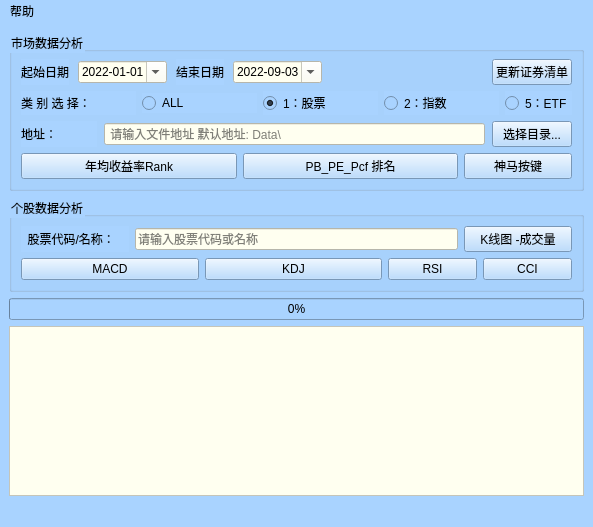
<?xml version="1.0" encoding="UTF-8"?>
<ui version="4.0">
 <class>MainWindow</class>
 <widget class="QMainWindow" name="MainWindow">
  <property name="geometry">
   <rect>
    <x>0</x>
    <y>0</y>
    <width>593</width>
    <height>527</height>
   </rect>
  </property>
  <property name="sizePolicy">
   <sizepolicy hsizetype="Fixed" vsizetype="Fixed">
    <horstretch>0</horstretch>
    <verstretch>0</verstretch>
   </sizepolicy>
  </property>
  <property name="windowTitle">
   <string>VV-技术数据分析</string>
  </property>
  <property name="windowIcon">
   <iconset>
    <normaloff>stc_logo.gif</normaloff>stc_logo.gif</iconset>
  </property>
  <property name="windowOpacity">
   <double>1.000000000000000</double>
  </property>
  <property name="styleSheet">
   <string notr="true">background-color: rgb(169, 211, 255);</string>
  </property>
  <property name="iconSize">
   <size>
    <width>36</width>
    <height>10</height>
   </size>
  </property>
  <widget class="QWidget" name="centralwidget">
   <layout class="QVBoxLayout" name="verticalLayout_2">
    <item>
     <widget class="QGroupBox" name="groupBox">
      <property name="title">
       <string>市场数据分析</string>
      </property>
      <layout class="QVBoxLayout" name="verticalLayout">
       <property name="topMargin">
        <number>7</number>
       </property>
       <item>
        <layout class="QHBoxLayout" name="horizontalLayout_2" stretch="0,0,0,0,8,1">
         <property name="spacing">
          <number>9</number>
         </property>
         <property name="sizeConstraint">
          <enum>QLayout::SetDefaultConstraint</enum>
         </property>
         <item>
          <widget class="QLabel" name="label_2">
           <property name="text">
            <string>起始日期</string>
           </property>
          </widget>
         </item>
         <item>
          <widget class="QDateEdit" name="start_date">
           <property name="acceptDrops">
            <bool>true</bool>
           </property>
           <property name="styleSheet">
            <string notr="true">background-color: rgb(255, 255, 240);</string>
           </property>
           <property name="dateTime">
            <datetime>
             <hour>0</hour>
             <minute>0</minute>
             <second>0</second>
             <year>2022</year>
             <month>1</month>
             <day>1</day>
            </datetime>
           </property>
           <property name="displayFormat">
            <string>yyyy-MM-dd</string>
           </property>
           <property name="calendarPopup">
            <bool>true</bool>
           </property>
           <property name="date">
            <date>
             <year>2022</year>
             <month>1</month>
             <day>1</day>
            </date>
           </property>
          </widget>
         </item>
         <item>
          <widget class="QLabel" name="label_4">
           <property name="text">
            <string>结束日期</string>
           </property>
          </widget>
         </item>
         <item>
          <widget class="QDateEdit" name="end_date">
           <property name="styleSheet">
            <string notr="true">background-color: rgb(255, 255, 240);</string>
           </property>
           <property name="buttonSymbols">
            <enum>QAbstractSpinBox::UpDownArrows</enum>
           </property>
           <property name="dateTime">
            <datetime>
             <hour>0</hour>
             <minute>0</minute>
             <second>0</second>
             <year>2022</year>
             <month>9</month>
             <day>3</day>
            </datetime>
           </property>
           <property name="displayFormat">
            <string>yyyy-MM-dd</string>
           </property>
           <property name="calendarPopup">
            <bool>true</bool>
           </property>
           <property name="currentSectionIndex">
            <number>0</number>
           </property>
           <property name="date">
            <date>
             <year>2022</year>
             <month>9</month>
             <day>3</day>
            </date>
           </property>
          </widget>
         </item>
         <item>
          <spacer name="horizontalSpacer">
           <property name="orientation">
            <enum>Qt::Horizontal</enum>
           </property>
           <property name="sizeType">
            <enum>QSizePolicy::Minimum</enum>
           </property>
           <property name="sizeHint" stdset="0">
            <size>
             <width>0</width>
             <height>0</height>
            </size>
           </property>
          </spacer>
         </item>
         <item>
          <widget class="QPushButton" name="updateBtn">
           <property name="text">
            <string>更新证券清单</string>
           </property>
          </widget>
         </item>
        </layout>
       </item>
       <item>
        <layout class="QHBoxLayout" name="horizontalLayout" stretch="1,1,1,1,0">
         <item>
          <widget class="QLabel" name="label">
           <property name="enabled">
            <bool>true</bool>
           </property>
           <property name="sizePolicy">
            <sizepolicy hsizetype="Minimum" vsizetype="Minimum">
             <horstretch>0</horstretch>
             <verstretch>0</verstretch>
            </sizepolicy>
           </property>
           <property name="text">
            <string>类 别 选 择：</string>
           </property>
           <property name="indent">
            <number>0</number>
           </property>
          </widget>
         </item>
         <item>
          <widget class="QRadioButton" name="radioButton_all">
           <property name="text">
            <string>ALL</string>
           </property>
          </widget>
         </item>
         <item>
          <widget class="QRadioButton" name="radioButton_stc">
           <property name="text">
            <string>1：股票</string>
           </property>
           <property name="checked">
            <bool>true</bool>
           </property>
          </widget>
         </item>
         <item>
          <widget class="QRadioButton" name="radioButton_inx">
           <property name="text">
            <string>2：指数</string>
           </property>
          </widget>
         </item>
         <item>
          <widget class="QRadioButton" name="radioButton_ETF">
           <property name="text">
            <string>5：ETF</string>
           </property>
          </widget>
         </item>
        </layout>
       </item>
       <item>
        <layout class="QHBoxLayout" name="horizontalLayout_4" stretch="1,5,1">
         <property name="spacing">
          <number>7</number>
         </property>
         <item>
          <widget class="QLabel" name="label_3">
           <property name="text">
            <string>地址：</string>
           </property>
          </widget>
         </item>
         <item>
          <widget class="QLineEdit" name="lineDir">
           <property name="autoFillBackground">
            <bool>false</bool>
           </property>
           <property name="styleSheet">
            <string notr="true">background-color: rgb(255, 255, 240);</string>
           </property>
           <property name="text">
            <string/>
           </property>
           <property name="placeholderText">
            <string> 请输入文件地址 默认地址: Data\</string>
           </property>
          </widget>
         </item>
         <item>
          <widget class="QPushButton" name="dirButton">
           <property name="text">
            <string>选择目录...</string>
           </property>
          </widget>
         </item>
        </layout>
       </item>
       <item>
        <layout class="QHBoxLayout" name="horizontalLayout_3" stretch="2,2,1">
         <property name="sizeConstraint">
          <enum>QLayout::SetMinimumSize</enum>
         </property>
         <item>
          <widget class="QPushButton" name="Avg_earnR">
           <property name="enabled">
            <bool>true</bool>
           </property>
           <property name="sizePolicy">
            <sizepolicy hsizetype="Minimum" vsizetype="Fixed">
             <horstretch>0</horstretch>
             <verstretch>0</verstretch>
            </sizepolicy>
           </property>
           <property name="autoFillBackground">
            <bool>false</bool>
           </property>
           <property name="text">
            <string>年均收益率Rank</string>
           </property>
           <property name="icon">
            <iconset>
             <normaloff>dataAnaly.png</normaloff>dataAnaly.png</iconset>
           </property>
           <property name="iconSize">
            <size>
             <width>20</width>
             <height>20</height>
            </size>
           </property>
           <property name="autoDefault">
            <bool>false</bool>
           </property>
           <property name="default">
            <bool>false</bool>
           </property>
           <property name="flat">
            <bool>false</bool>
           </property>
          </widget>
         </item>
         <item>
          <widget class="QPushButton" name="PB_PE_PcfBtn">
           <property name="text">
            <string>PB_PE_Pcf 排名</string>
           </property>
          </widget>
         </item>
         <item>
          <widget class="QPushButton" name="pushButton_2">
           <property name="text">
            <string>神马按键</string>
           </property>
          </widget>
         </item>
        </layout>
       </item>
      </layout>
     </widget>
    </item>
    <item alignment="Qt::AlignTop">
     <widget class="QGroupBox" name="groupBox_2">
      <property name="title">
       <string>个股数据分析</string>
      </property>
      <layout class="QVBoxLayout" name="verticalLayout_3">
       <item>
        <layout class="QHBoxLayout" name="horizontalLayout_5" stretch="1,3,1">
         <item>
          <widget class="QLabel" name="label_5">
           <property name="text">
            <string>  股票代码/名称：</string>
           </property>
          </widget>
         </item>
         <item>
          <widget class="QLineEdit" name="code_input">
           <property name="autoFillBackground">
            <bool>false</bool>
           </property>
           <property name="styleSheet">
            <string notr="true">background-color: rgb(255, 255, 240);</string>
           </property>
           <property name="inputMethodHints">
            <set>Qt::ImhDate|Qt::ImhSensitiveData</set>
           </property>
           <property name="placeholderText">
            <string>请输入股票代码或名称</string>
           </property>
          </widget>
         </item>
         <item>
          <widget class="QPushButton" name="K_Button">
           <property name="text">
            <string>K线图 -成交量</string>
           </property>
          </widget>
         </item>
        </layout>
       </item>
       <item>
        <layout class="QHBoxLayout" name="horizontalLayout_6" stretch="2,2,1,1">
         <item>
          <widget class="QPushButton" name="macdBtn">
           <property name="text">
            <string>MACD</string>
           </property>
          </widget>
         </item>
         <item>
          <widget class="QPushButton" name="kdjBtn">
           <property name="text">
            <string>KDJ</string>
           </property>
          </widget>
         </item>
         <item>
          <widget class="QPushButton" name="rsiBtn">
           <property name="text">
            <string>RSI</string>
           </property>
          </widget>
         </item>
         <item>
          <widget class="QPushButton" name="cciBtn">
           <property name="text">
            <string>CCI</string>
           </property>
          </widget>
         </item>
        </layout>
       </item>
      </layout>
     </widget>
    </item>
    <item>
     <widget class="QProgressBar" name="progressBar">
      <property name="value">
       <number>0</number>
      </property>
     </widget>
    </item>
    <item>
     <widget class="QTextBrowser" name="textBrowser">
      <property name="baseSize">
       <size>
        <width>0</width>
        <height>50</height>
       </size>
      </property>
      <property name="font">
       <font>
        <pointsize>14</pointsize>
       </font>
      </property>
      <property name="styleSheet">
       <string notr="true">background-color: rgb(255, 255, 240);</string>
      </property>
      <property name="inputMethodHints">
       <set>Qt::ImhDate|Qt::ImhMultiLine</set>
      </property>
      <property name="documentTitle">
       <string>结果：</string>
      </property>
     </widget>
    </item>
   </layout>
  </widget>
  <widget class="QMenuBar" name="menubar">
   <property name="geometry">
    <rect>
     <x>0</x>
     <y>0</y>
     <width>593</width>
     <height>23</height>
    </rect>
   </property>
   <widget class="QMenu" name="menuguanyu">
    <property name="title">
     <string>帮助</string>
    </property>
    <addaction name="separator"/>
    <addaction name="separator"/>
   </widget>
   <addaction name="menuguanyu"/>
  </widget>
  <widget class="QStatusBar" name="statusbar"/>
 </widget>
 <resources/>
 <connections/>
</ui>
